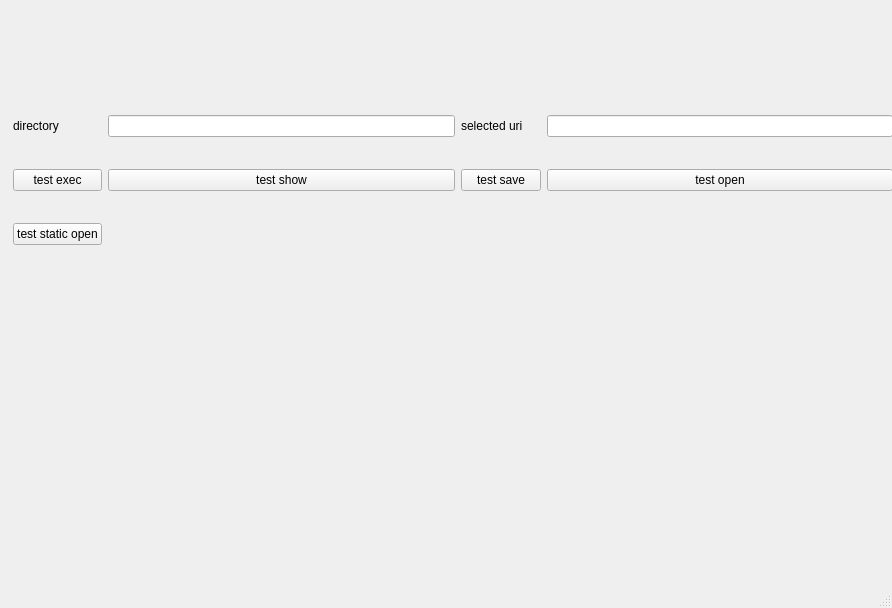
<?xml version="1.0" encoding="UTF-8"?>
<ui version="4.0">
 <class>MainWindow</class>
 <widget class="QMainWindow" name="MainWindow">
  <property name="geometry">
   <rect>
    <x>0</x>
    <y>0</y>
    <width>892</width>
    <height>608</height>
   </rect>
  </property>
  <property name="windowTitle">
   <string>MainWindow</string>
  </property>
  <widget class="QWidget" name="centralwidget">
   <widget class="QWidget" name="">
    <property name="geometry">
     <rect>
      <x>13</x>
      <y>89</y>
      <width>880</width>
      <height>182</height>
     </rect>
    </property>
    <layout class="QGridLayout" name="gridLayout">
     <item row="1" column="3">
      <widget class="QPushButton" name="pushButton_3">
       <property name="text">
        <string>test open</string>
       </property>
      </widget>
     </item>
     <item row="0" column="0">
      <widget class="QLabel" name="label">
       <property name="text">
        <string>directory</string>
       </property>
      </widget>
     </item>
     <item row="0" column="1">
      <widget class="QLineEdit" name="lineEdit"/>
     </item>
     <item row="0" column="2">
      <widget class="QLabel" name="label_2">
       <property name="text">
        <string>selected uri</string>
       </property>
      </widget>
     </item>
     <item row="1" column="1">
      <widget class="QPushButton" name="pushButton_2">
       <property name="text">
        <string>test show</string>
       </property>
      </widget>
     </item>
     <item row="0" column="3">
      <widget class="QLineEdit" name="lineEdit_2"/>
     </item>
     <item row="1" column="0">
      <widget class="QPushButton" name="pushButton">
       <property name="text">
        <string>test exec</string>
       </property>
      </widget>
     </item>
     <item row="1" column="2">
      <widget class="QPushButton" name="pushButton_4">
       <property name="text">
        <string>test save</string>
       </property>
      </widget>
     </item>
     <item row="2" column="0">
      <widget class="QPushButton" name="pushButton_5">
       <property name="text">
        <string>test static open</string>
       </property>
      </widget>
     </item>
    </layout>
   </widget>
  </widget>
  <widget class="QMenuBar" name="menubar">
   <property name="geometry">
    <rect>
     <x>0</x>
     <y>0</y>
     <width>892</width>
     <height>49</height>
    </rect>
   </property>
  </widget>
  <widget class="QStatusBar" name="statusbar"/>
 </widget>
 <resources/>
 <connections/>
</ui>
